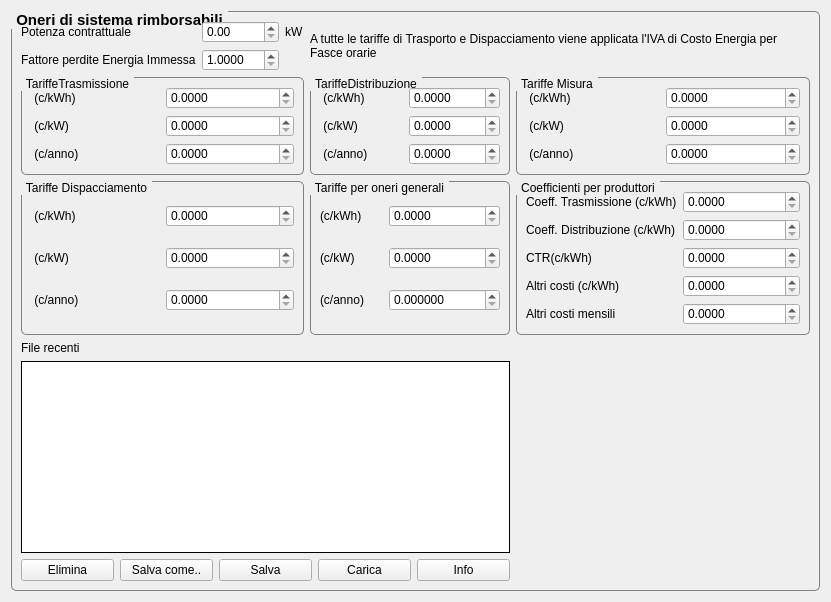
     <widget class="QWidget" name="page_2">
      <layout class="QGridLayout" name="gridLayout_30">
       <item row="0" column="0">
        <widget class="QGroupBox" name="groupTariffe">
         <property name="sizePolicy">
          <sizepolicy hsizetype="Expanding" vsizetype="Expanding">
           <horstretch>0</horstretch>
           <verstretch>0</verstretch>
          </sizepolicy>
         </property>
         <property name="font">
          <font>
           <pointsize>11</pointsize>
           <weight>75</weight>
           <bold>true</bold>
          </font>
         </property>
         <property name="toolTip">
          <string>&lt;p&gt;I valori monetari  sono intesi nell'unit&amp;agrave; monetaria corrente. Ad essi viene applicata l'IVA su imponibile&lt;/p&gt;</string>
         </property>
         <property name="styleSheet">
          <string notr="true">QGroupBox {
     background-color: qlineargradient(x1: 0, y1: 0, x2: 0, y2: 1,
                                       stop: 0 #E0E0E0, stop: 1 #FFFFFF);
     border: 1px solid gray;
     border-radius: 5px;
     margin-top: 4ex; /* leave space at the top for the title */
 }
QGroupBox::title {
     subcontrol-origin: margin;
     subcontrol-position: top left; /* position at the top center */
     padding: 0 3px;
      
 }</string>
         </property>
         <property name="title">
          <string>Oneri di sistema rimborsabili</string>
         </property>
         <layout class="QGridLayout" name="gridLayout_27">
          <item row="0" column="0">
           <layout class="QGridLayout" name="gridLayout_6">
            <item row="0" column="0">
             <widget class="QLabel" name="label_58">
              <property name="text">
               <string>Potenza contrattuale</string>
              </property>
             </widget>
            </item>
            <item row="0" column="1">
             <widget class="QDoubleSpinBox" name="dPotenzakW"/>
            </item>
            <item row="0" column="2">
             <widget class="QLabel" name="label_59">
              <property name="text">
               <string>kW</string>
              </property>
             </widget>
            </item>
            <item row="1" column="0">
             <widget class="QLabel" name="label_32">
              <property name="text">
               <string>Fattore perdite Energia Immessa</string>
              </property>
             </widget>
            </item>
            <item row="1" column="1">
             <widget class="QDoubleSpinBox" name="dLoss">
              <property name="decimals">
               <number>4</number>
              </property>
              <property name="minimum">
               <double>1.000000000000000</double>
              </property>
              <property name="maximum">
               <double>100.000000000000000</double>
              </property>
             </widget>
            </item>
           </layout>
          </item>
          <item row="0" column="1" colspan="2">
           <widget class="QLabel" name="label_65">
            <property name="text">
             <string>A tutte le tariffe di Trasporto e Dispacciamento viene applicata l'IVA di Costo Energia per Fasce orarie</string>
            </property>
            <property name="wordWrap">
             <bool>true</bool>
            </property>
           </widget>
          </item>
          <item row="1" column="0">
           <widget class="QGroupBox" name="groupTras">
            <property name="sizePolicy">
             <sizepolicy hsizetype="Preferred" vsizetype="Expanding">
              <horstretch>0</horstretch>
              <verstretch>0</verstretch>
             </sizepolicy>
            </property>
            <property name="toolTip">
             <string>&lt;p&gt;I valori monetari  sono intesi nell'unit&amp;agrave; monetaria corrente.&lt;/p&gt;</string>
            </property>
            <property name="styleSheet">
             <string notr="true">QGroupBox::title {
     subcontrol-origin: margin;
     subcontrol-position: top left; /* position at the top center */
     padding: 0 3px;
      
 }
QGroupBox {
      
     border: 1px solid gray;
     border-radius: 5px;
     margin-top: 2ex; /* leave space at the top for the title */
 }</string>
            </property>
            <property name="title">
             <string>TariffeTrasmissione</string>
            </property>
            <layout class="QGridLayout" name="gridLayout_5">
             <item row="0" column="0">
              <widget class="QLabel" name="label_23">
               <property name="text">
                <string> (c/kWh)</string>
               </property>
              </widget>
             </item>
             <item row="0" column="1">
              <widget class="QDoubleSpinBox" name="dTrasmissionekWh">
               <property name="decimals">
                <number>4</number>
               </property>
               <property name="maximum">
                <double>20000.000000000000000</double>
               </property>
               <property name="singleStep">
                <double>1.000000000000000</double>
               </property>
              </widget>
             </item>
             <item row="1" column="0">
              <widget class="QLabel" name="label_46">
               <property name="text">
                <string> (c/kW)</string>
               </property>
              </widget>
             </item>
             <item row="1" column="1">
              <widget class="QDoubleSpinBox" name="dTrasmissionekW">
               <property name="decimals">
                <number>4</number>
               </property>
               <property name="maximum">
                <double>20000.000000000000000</double>
               </property>
               <property name="singleStep">
                <double>1.000000000000000</double>
               </property>
              </widget>
             </item>
             <item row="2" column="0">
              <widget class="QLabel" name="label_54">
               <property name="text">
                <string> (c/anno)</string>
               </property>
              </widget>
             </item>
             <item row="2" column="1">
              <widget class="QDoubleSpinBox" name="dTrasmissioneAnno">
               <property name="decimals">
                <number>4</number>
               </property>
               <property name="maximum">
                <double>20000.000000000000000</double>
               </property>
               <property name="singleStep">
                <double>1.000000000000000</double>
               </property>
              </widget>
             </item>
            </layout>
           </widget>
          </item>
          <item row="1" column="1">
           <widget class="QGroupBox" name="groupDist">
            <property name="sizePolicy">
             <sizepolicy hsizetype="Preferred" vsizetype="Expanding">
              <horstretch>0</horstretch>
              <verstretch>0</verstretch>
             </sizepolicy>
            </property>
            <property name="minimumSize">
             <size>
              <width>200</width>
              <height>0</height>
             </size>
            </property>
            <property name="toolTip">
             <string>&lt;p&gt;I valori monetari sono intesi nell'unit&amp;agrave; monetaria corrente.&lt;/p&gt;</string>
            </property>
            <property name="styleSheet">
             <string notr="true">QGroupBox::title {
     subcontrol-origin: margin;
     subcontrol-position: top left; /* position at the top center */
     padding: 0 3px;
      
 }
QGroupBox {
      
     border: 1px solid gray;
     border-radius: 5px;
     margin-top: 2ex; /* leave space at the top for the title */
 }</string>
            </property>
            <property name="title">
             <string>TariffeDistribuzione</string>
            </property>
            <layout class="QGridLayout" name="gridLayout_4">
             <item row="0" column="0">
              <widget class="QLabel" name="label_21">
               <property name="text">
                <string> (c/kWh)</string>
               </property>
              </widget>
             </item>
             <item row="0" column="1">
              <widget class="QDoubleSpinBox" name="dDistribuzionekWh">
               <property name="decimals">
                <number>4</number>
               </property>
               <property name="maximum">
                <double>20000.000000000000000</double>
               </property>
               <property name="singleStep">
                <double>1.000000000000000</double>
               </property>
              </widget>
             </item>
             <item row="1" column="0">
              <widget class="QLabel" name="label_25">
               <property name="text">
                <string> (c/kW)</string>
               </property>
              </widget>
             </item>
             <item row="1" column="1">
              <widget class="QDoubleSpinBox" name="dDistribuzionekW">
               <property name="decimals">
                <number>4</number>
               </property>
               <property name="maximum">
                <double>20000.000000000000000</double>
               </property>
              </widget>
             </item>
             <item row="2" column="0">
              <widget class="QLabel" name="label_26">
               <property name="text">
                <string> (c/anno)</string>
               </property>
              </widget>
             </item>
             <item row="2" column="1">
              <widget class="QDoubleSpinBox" name="dDistribuzioneAnno">
               <property name="decimals">
                <number>4</number>
               </property>
               <property name="maximum">
                <double>20000.000000000000000</double>
               </property>
              </widget>
             </item>
            </layout>
           </widget>
          </item>
          <item row="1" column="2">
           <widget class="QGroupBox" name="groupBox_5">
            <property name="sizePolicy">
             <sizepolicy hsizetype="Preferred" vsizetype="Expanding">
              <horstretch>0</horstretch>
              <verstretch>0</verstretch>
             </sizepolicy>
            </property>
            <property name="toolTip">
             <string>&lt;p&gt;I valori monetari sono intesi nell'unit&amp;agrave; monetaria corrente.&lt;/p&gt;</string>
            </property>
            <property name="styleSheet">
             <string notr="true">QGroupBox::title {
     subcontrol-origin: margin;
     subcontrol-position: top left; /* position at the top center */
     padding: 0 3px;
      
 }
QGroupBox {
      
     border: 1px solid gray;
     border-radius: 5px;
     margin-top: 2ex; /* leave space at the top for the title */
 }</string>
            </property>
            <property name="title">
             <string>Tariffe Misura</string>
            </property>
            <layout class="QGridLayout" name="gridLayout_22">
             <item row="0" column="0">
              <widget class="QLabel" name="label_30">
               <property name="text">
                <string> (c/kWh)</string>
               </property>
              </widget>
             </item>
             <item row="0" column="1">
              <widget class="QDoubleSpinBox" name="dMisurakWh">
               <property name="decimals">
                <number>4</number>
               </property>
               <property name="maximum">
                <double>20000.000000000000000</double>
               </property>
               <property name="singleStep">
                <double>1.000000000000000</double>
               </property>
              </widget>
             </item>
             <item row="1" column="0">
              <widget class="QLabel" name="label_63">
               <property name="text">
                <string> (c/kW)</string>
               </property>
              </widget>
             </item>
             <item row="1" column="1">
              <widget class="QDoubleSpinBox" name="dMisurakW">
               <property name="decimals">
                <number>4</number>
               </property>
               <property name="maximum">
                <double>20000.000000000000000</double>
               </property>
               <property name="singleStep">
                <double>1.000000000000000</double>
               </property>
              </widget>
             </item>
             <item row="2" column="0">
              <widget class="QLabel" name="label_64">
               <property name="text">
                <string> (c/anno)</string>
               </property>
              </widget>
             </item>
             <item row="2" column="1">
              <widget class="QDoubleSpinBox" name="dMisuraAnno">
               <property name="decimals">
                <number>4</number>
               </property>
               <property name="maximum">
                <double>20000.000000000000000</double>
               </property>
               <property name="singleStep">
                <double>1.000000000000000</double>
               </property>
              </widget>
             </item>
            </layout>
           </widget>
          </item>
          <item row="2" column="0">
           <widget class="QGroupBox" name="groupDisp">
            <property name="sizePolicy">
             <sizepolicy hsizetype="Preferred" vsizetype="Expanding">
              <horstretch>0</horstretch>
              <verstretch>0</verstretch>
             </sizepolicy>
            </property>
            <property name="toolTip">
             <string>&lt;p&gt;I valori monetari  sono intesi nell'unit&amp;agrave; monetaria corrente.&lt;/p&gt;</string>
            </property>
            <property name="styleSheet">
             <string notr="true">QGroupBox::title {
     subcontrol-origin: margin;
     subcontrol-position: top left; /* position at the top center */
     padding: 0 3px;
      
 }
QGroupBox {
      
     border: 1px solid gray;
     border-radius: 5px;
     margin-top: 2ex; /* leave space at the top for the title */
 }</string>
            </property>
            <property name="title">
             <string>Tariffe Dispacciamento</string>
            </property>
            <layout class="QGridLayout" name="gridLayout_15">
             <item row="0" column="0">
              <widget class="QLabel" name="label_61">
               <property name="text">
                <string> (c/kWh)</string>
               </property>
              </widget>
             </item>
             <item row="0" column="1">
              <widget class="QDoubleSpinBox" name="dDISPkWh">
               <property name="decimals">
                <number>4</number>
               </property>
               <property name="maximum">
                <double>20000.000000000000000</double>
               </property>
               <property name="singleStep">
                <double>1.000000000000000</double>
               </property>
              </widget>
             </item>
             <item row="1" column="0">
              <widget class="QLabel" name="label_62">
               <property name="text">
                <string> (c/kW)</string>
               </property>
              </widget>
             </item>
             <item row="1" column="1">
              <widget class="QDoubleSpinBox" name="dDISPkW">
               <property name="decimals">
                <number>4</number>
               </property>
               <property name="maximum">
                <double>20000.000000000000000</double>
               </property>
               <property name="singleStep">
                <double>1.000000000000000</double>
               </property>
              </widget>
             </item>
             <item row="2" column="0">
              <widget class="QLabel" name="label_60">
               <property name="text">
                <string> (c/anno)</string>
               </property>
              </widget>
             </item>
             <item row="2" column="1">
              <widget class="QDoubleSpinBox" name="dDISP">
               <property name="decimals">
                <number>4</number>
               </property>
               <property name="maximum">
                <double>20000.000000000000000</double>
               </property>
              </widget>
             </item>
            </layout>
           </widget>
          </item>
          <item row="2" column="1">
           <widget class="QGroupBox" name="groupGenerali">
            <property name="sizePolicy">
             <sizepolicy hsizetype="Preferred" vsizetype="Expanding">
              <horstretch>0</horstretch>
              <verstretch>0</verstretch>
             </sizepolicy>
            </property>
            <property name="minimumSize">
             <size>
              <width>200</width>
              <height>0</height>
             </size>
            </property>
            <property name="toolTip">
             <string>&lt;p&gt;I valori monetari sono intesi nell'unit&amp;agrave; monetaria corrente.&lt;/p&gt;</string>
            </property>
            <property name="styleSheet">
             <string notr="true">QGroupBox::title {
     subcontrol-origin: margin;
     subcontrol-position: top left; /* position at the top center */
     padding: 0 3px;
      
 }
QGroupBox {
      
     border: 1px solid gray;
     border-radius: 5px;
     margin-top: 2ex; /* leave space at the top for the title */
 }</string>
            </property>
            <property name="title">
             <string>Tariffe per oneri generali</string>
            </property>
            <layout class="QGridLayout" name="gridLayout_32">
             <item row="0" column="0">
              <widget class="QLabel" name="label_9">
               <property name="text">
                <string>(c/kWh)</string>
               </property>
              </widget>
             </item>
             <item row="0" column="1">
              <widget class="QDoubleSpinBox" name="dAUCkWh">
               <property name="sizePolicy">
                <sizepolicy hsizetype="Minimum" vsizetype="Fixed">
                 <horstretch>0</horstretch>
                 <verstretch>0</verstretch>
                </sizepolicy>
               </property>
               <property name="toolTip">
                <string/>
               </property>
               <property name="decimals">
                <number>4</number>
               </property>
               <property name="maximum">
                <double>2000000.000000000000000</double>
               </property>
              </widget>
             </item>
             <item row="1" column="0">
              <widget class="QLabel" name="label_12">
               <property name="text">
                <string>(c/kW)</string>
               </property>
              </widget>
             </item>
             <item row="1" column="1">
              <widget class="QDoubleSpinBox" name="dAUCkW">
               <property name="sizePolicy">
                <sizepolicy hsizetype="Minimum" vsizetype="Fixed">
                 <horstretch>0</horstretch>
                 <verstretch>0</verstretch>
                </sizepolicy>
               </property>
               <property name="toolTip">
                <string/>
               </property>
               <property name="decimals">
                <number>4</number>
               </property>
               <property name="maximum">
                <double>2000000.000000000000000</double>
               </property>
              </widget>
             </item>
             <item row="2" column="0">
              <widget class="QLabel" name="label_22">
               <property name="text">
                <string>(c/anno)</string>
               </property>
              </widget>
             </item>
             <item row="2" column="1">
              <widget class="QDoubleSpinBox" name="dAUCanno">
               <property name="sizePolicy">
                <sizepolicy hsizetype="Minimum" vsizetype="Fixed">
                 <horstretch>0</horstretch>
                 <verstretch>0</verstretch>
                </sizepolicy>
               </property>
               <property name="toolTip">
                <string/>
               </property>
               <property name="decimals">
                <number>6</number>
               </property>
               <property name="maximum">
                <double>2000000.000000000000000</double>
               </property>
              </widget>
             </item>
            </layout>
           </widget>
          </item>
          <item row="2" column="2">
           <widget class="QGroupBox" name="groupCoeffVendita">
            <property name="sizePolicy">
             <sizepolicy hsizetype="Expanding" vsizetype="Expanding">
              <horstretch>0</horstretch>
              <verstretch>0</verstretch>
             </sizepolicy>
            </property>
            <property name="maximumSize">
             <size>
              <width>16777215</width>
              <height>16777215</height>
             </size>
            </property>
            <property name="toolTip">
             <string>&lt;p&gt;I valori monetari sono intesi nell'unit&amp;agrave; monetaria corrente.&lt;/p&gt;</string>
            </property>
            <property name="styleSheet">
             <string notr="true">QGroupBox::title {
     subcontrol-origin: margin;
     subcontrol-position: top left; /* position at the top center */
     padding: 0 3px;
      
 }
QGroupBox {
      
     border: 1px solid gray;
     border-radius: 5px;
     margin-top: 2ex; /* leave space at the top for the title */
 }</string>
            </property>
            <property name="title">
             <string>Coefficienti per produttori</string>
            </property>
            <layout class="QGridLayout" name="gridLayout_8">
             <item row="0" column="0">
              <widget class="QLabel" name="label_31">
               <property name="text">
                <string>Coeff. Trasmissione (c/kWh)</string>
               </property>
              </widget>
             </item>
             <item row="0" column="1">
              <widget class="QDoubleSpinBox" name="dPerditaTrasmissione">
               <property name="decimals">
                <number>4</number>
               </property>
               <property name="maximum">
                <double>100.000000000000000</double>
               </property>
              </widget>
             </item>
             <item row="1" column="0">
              <widget class="QLabel" name="label_33">
               <property name="text">
                <string>Coeff. Distribuzione (c/kWh)</string>
               </property>
              </widget>
             </item>
             <item row="1" column="1">
              <widget class="QDoubleSpinBox" name="dPerditaDistribuzione">
               <property name="sizePolicy">
                <sizepolicy hsizetype="Minimum" vsizetype="Fixed">
                 <horstretch>0</horstretch>
                 <verstretch>0</verstretch>
                </sizepolicy>
               </property>
               <property name="decimals">
                <number>4</number>
               </property>
               <property name="maximum">
                <double>100.000000000000000</double>
               </property>
              </widget>
             </item>
             <item row="2" column="0">
              <widget class="QLabel" name="label_34">
               <property name="text">
                <string>CTR(c/kWh)</string>
               </property>
              </widget>
             </item>
             <item row="2" column="1">
              <widget class="QDoubleSpinBox" name="dCTRkWh">
               <property name="decimals">
                <number>4</number>
               </property>
               <property name="maximum">
                <double>1000000000.000000000000000</double>
               </property>
              </widget>
             </item>
             <item row="3" column="0">
              <widget class="QLabel" name="label_36">
               <property name="text">
                <string>Altri costi (c/kWh)</string>
               </property>
              </widget>
             </item>
             <item row="3" column="1">
              <widget class="QDoubleSpinBox" name="dAltriCostickWh">
               <property name="sizePolicy">
                <sizepolicy hsizetype="Minimum" vsizetype="Fixed">
                 <horstretch>0</horstretch>
                 <verstretch>0</verstretch>
                </sizepolicy>
               </property>
               <property name="decimals">
                <number>4</number>
               </property>
              </widget>
             </item>
             <item row="4" column="0">
              <widget class="QLabel" name="label_35">
               <property name="text">
                <string>Altri costi mensili</string>
               </property>
              </widget>
             </item>
             <item row="4" column="1">
              <widget class="QDoubleSpinBox" name="dAltriCostiMensili">
               <property name="sizePolicy">
                <sizepolicy hsizetype="Minimum" vsizetype="Fixed">
                 <horstretch>0</horstretch>
                 <verstretch>0</verstretch>
                </sizepolicy>
               </property>
               <property name="decimals">
                <number>4</number>
               </property>
              </widget>
             </item>
            </layout>
           </widget>
          </item>
          <item row="3" column="0">
           <widget class="QLabel" name="label_56">
            <property name="text">
             <string>File recenti</string>
            </property>
           </widget>
          </item>
          <item row="4" column="0" colspan="2">
           <layout class="QGridLayout" name="gridLayout_7">
            <item row="0" column="0" colspan="5">
             <widget class="QListView" name="listTariffe">
              <property name="maximumSize">
               <size>
                <width>10000</width>
                <height>300</height>
               </size>
              </property>
              <property name="autoFillBackground">
               <bool>true</bool>
              </property>
              <property name="styleSheet">
               <string notr="true"> QListView {
     show-decoration-selected: 1; /* make the selection span the entire width of the view */
 }

 QListView::item:alternate {
     background: #EEEEEE;
 } QListView {
     alternate-background-color: yellow;
 } QListView::item:selected {
     border: 1px solid #6a6ea9;
 }

 QListView::item:selected:!active {
     background: qlineargradient(x1: 0, y1: 0, x2: 0, y2: 1,
                                 stop: 0 #ABAFE5, stop: 1 #8588B2);
 }

 QListView::item:selected:active {
     background: qlineargradient(x1: 0, y1: 0, x2: 0, y2: 1,
                                 stop: 0 #6a6ea9, stop: 1 #888dd9);
 }

 QListView::item:hover {
     background: qlineargradient(x1: 0, y1: 0, x2: 0, y2: 1,
                                 stop: 0 #FAFBFE, stop: 1 #DCDEF1);
 }</string>
              </property>
              <property name="frameShape">
               <enum>QFrame::Panel</enum>
              </property>
              <property name="frameShadow">
               <enum>QFrame::Plain</enum>
              </property>
              <property name="wordWrap">
               <bool>true</bool>
              </property>
             </widget>
            </item>
            <item row="1" column="0">
             <widget class="QPushButton" name="pushCutOneriFile">
              <property name="text">
               <string>Elimina</string>
              </property>
             </widget>
            </item>
            <item row="1" column="1">
             <widget class="QPushButton" name="pushSavePrezziAs">
              <property name="toolTip">
               <string>&lt;p&gt;Salva gli oneri su file&lt;/p&gt;</string>
              </property>
              <property name="text">
               <string>Salva come..</string>
              </property>
             </widget>
            </item>
            <item row="1" column="2">
             <widget class="QPushButton" name="pushSavePrezzi">
              <property name="toolTip">
               <string>&lt;p&gt;Salva gli oneri sul file corrente&lt;/p&gt;</string>
              </property>
              <property name="text">
               <string>Salva</string>
              </property>
              <property name="icon">
               <iconset>
                <normaloff>:/images/save.png</normaloff>:/images/save.png</iconset>
              </property>
             </widget>
            </item>
            <item row="1" column="3">
             <widget class="QPushButton" name="pushLoadPrezzi">
              <property name="toolTip">
               <string>&lt;p&gt; Carica da file i dati delle tariffe&lt;/p&gt;</string>
              </property>
              <property name="text">
               <string>Carica</string>
              </property>
              <property name="icon">
               <iconset>
                <normaloff>:/images/open.png</normaloff>:/images/open.png</iconset>
              </property>
             </widget>
            </item>
            <item row="1" column="4">
             <widget class="QPushButton" name="pushInfoTariffe">
              <property name="toolTip">
               <string>&lt;p&gt;Informazioni sulla tipologia dei dati tariffari&lt;/p&gt;</string>
              </property>
              <property name="text">
               <string>Info</string>
              </property>
             </widget>
            </item>
           </layout>
          </item>
          <item row="4" column="2">
           <spacer name="horizontalSpacer_3">
            <property name="orientation">
             <enum>Qt::Horizontal</enum>
            </property>
            <property name="sizeHint" stdset="0">
             <size>
              <width>294</width>
              <height>20</height>
             </size>
            </property>
           </spacer>
          </item>
         </layout>
        </widget>
       </item>
      </layout>
     </widget>
